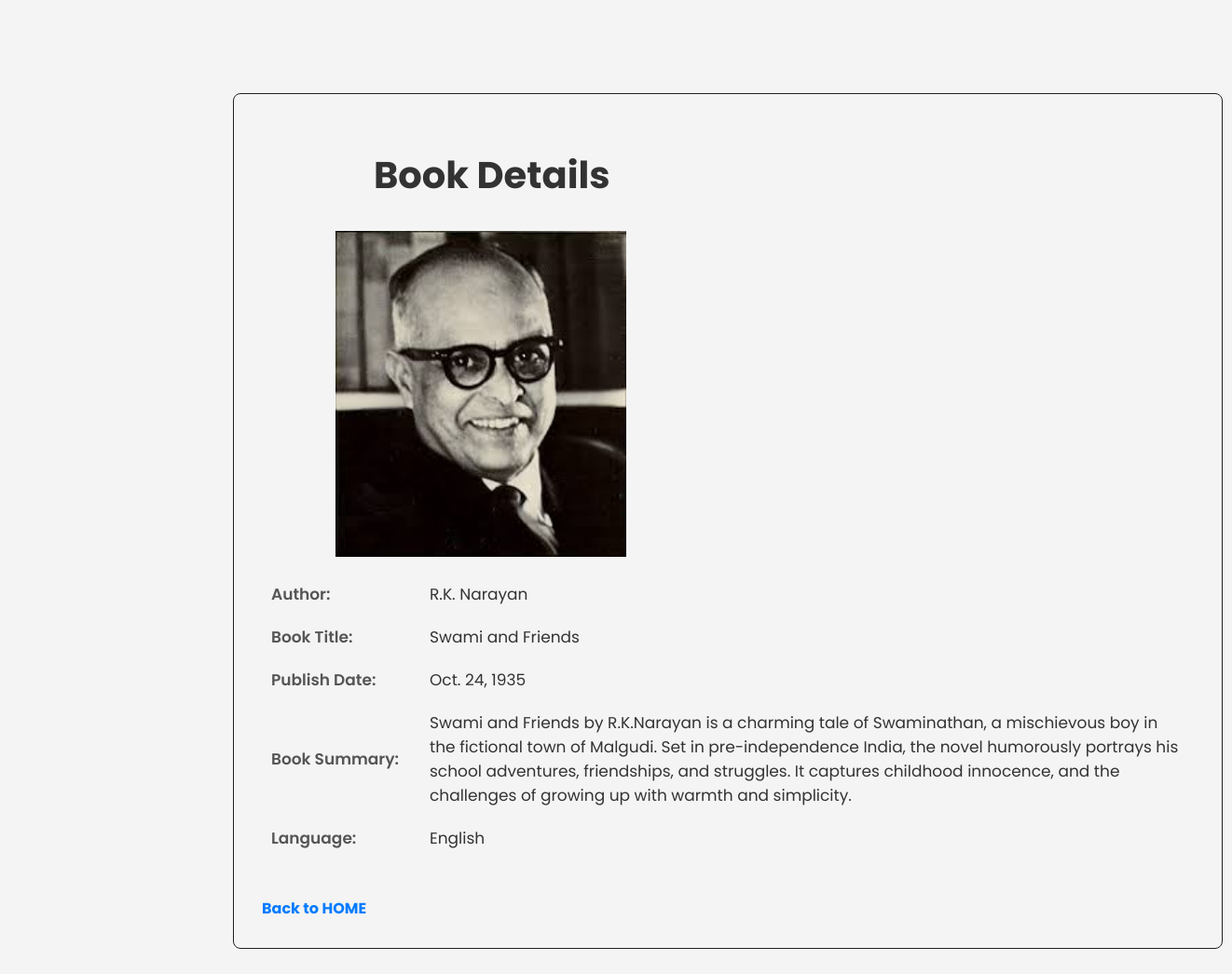
Page /Details/3 on the committed database.
### web/models.py (models this page shows, shortened)
class Book(models.Model):
    title = models.CharField(max_length=100)
    author = models.ForeignKey(Author, on_delete=models.CASCADE, null = True, blank=True)
    publish_date = models.DateField(null=True, blank=True)
    summary = models.TextField(null=True, blank=True)
    page_count = models.PositiveIntegerField(null=True, blank=True)
    language = models.CharField(max_length=50, default="English")
    available = models.BooleanField(default=True)

class Author(models.Model):
    name = models.CharField(max_length=100)
    date_of_birth = models.DateField(null=True, blank=True)
    nationality = models.CharField(max_length=100, null=True, blank=True)
    biography = models.TextField(null=True, blank=True)
    image = models.ImageField(upload_to = 'author_image', null=True, blank = True)

### web/views.py (the view)
# urls.py: path('Details/<int:id>', views.detail),
def detail(request,id):
    book = Book.objects.get(id=id)
    context ={
        'book' : book
    }
    return render(request,"Details.html",context=context)

### template/Details.html (shortened to what this page needs)
<!DOCTYPE html>
<html lang="en">
<head>
    {% load static %}
</head>
<body>
    <div class="container">
        <h1>Book Details</h1>
        <img src="{{book.author.image.url}}" alt="profile picture" width="20%">
        <table>
            <tbody>
                <tr>
                    <td>Author:</td>
                    <td>{{ book.author.name }}</td>
                </tr>
                <tr>
                    <td>Book Title:</td>
                    <td>{{book.title}}</td>
                </tr>
                <tr>
                    <td>Publish Date:</td>
                    <td>{{ book.publish_date }}</td>
                </tr>
                <tr>
                    <td>Book Summary:</td>
                    <td>{{ book.summary }}</td>
                </tr>
                <tr>
                    <td>Language:</td>
                    <td>{{ book.language }}</td>
                </tr>
            </tbody>
        </table>
        <a href="/">Back to HOME</a>
    </div>
</body>
</html>

### template/Details.html (style rules this page uses)
body { font-family: "Poppins", serif; background-color: #f4f4f4; margin: 0; padding: 0; height: 150vh; }
.container { padding: 30px; border: 1px solid #231f1f; margin-left: 250px; border-radius: 8px; width: 120%; margin-top: 100px; max-width: 1000px; }
h1 { font-size: 2.5rem; margin-left: 120px; color: #333; margin-bottom: 20px; }
img { width: 450px; height: 350px; object-fit: contain; padding: 10px; }
table { width: 100%; border-collapse: collapse; margin-bottom: 20px; }
td { font-size: 17px; margin-left: 300px; padding: 10px; }
td:nth-child(1) { font-weight: 600; width: 150px; color: #555; }
td:nth-child(2) { color: #333; }
a { display: inline-block; margin-top: 20px; text-decoration: none; color: #007BFF; font-weight: bold; text-align: center; }

### rows in the picture
Book: author.image (picture), author.name "R.K. Narayan", title "Swami and Friends", publish_date "Oct. 24, 1935", summary "Swami and Friends by R.K.Narayan is a charming tale of Swaminathan, a mischievous boy in the fictional town of Malgudi. Set in pre-independence India, the novel humorously portrays his school adventures, friendships, and struggles. It captures childhood innocence, and the challenges of growing up with warmth and simplicity.", language "English"
